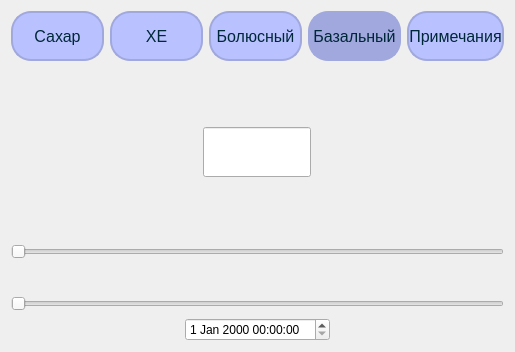
          <widget class="QWidget" name="tab_3">
           <attribute name="title">
            <string>Базальный</string>
           </attribute>
           <layout class="QHBoxLayout" name="horizontalLayout_19">
            <item>
             <layout class="QHBoxLayout" name="horizontalLayout_3">
              <item>
               <layout class="QVBoxLayout" name="verticalLayout_20">
                <item>
                 <layout class="QHBoxLayout" name="horizontalLayout_10">
                  <item>
                   <widget class="QPushButton" name="ButtonSugar_Bazal">
                    <property name="enabled">
                     <bool>true</bool>
                    </property>
                    <property name="sizePolicy">
                     <sizepolicy hsizetype="Fixed" vsizetype="Fixed">
                      <horstretch>0</horstretch>
                      <verstretch>0</verstretch>
                     </sizepolicy>
                    </property>
                    <property name="minimumSize">
                     <size>
                      <width>93</width>
                      <height>50</height>
                     </size>
                    </property>
                    <property name="styleSheet">
                     <string notr="true">QPushButton{font-family: 'Roboto medium';
font-size: 16px;
color: rgb(0, 39, 57);
background-color: rgb(185, 194, 255);
	border-color: rgb(160, 168, 221);
border: 2px solid rgb(160, 168, 221) ;
border-radius: 20px;}
QPushButton:pressed {
	background-color: rgb(160, 168, 221);
}</string>
                    </property>
                    <property name="text">
                     <string>Сахар</string>
                    </property>
                   </widget>
                  </item>
                  <item>
                   <widget class="QPushButton" name="ButtonHE_Bazal">
                    <property name="sizePolicy">
                     <sizepolicy hsizetype="Fixed" vsizetype="Fixed">
                      <horstretch>0</horstretch>
                      <verstretch>0</verstretch>
                     </sizepolicy>
                    </property>
                    <property name="minimumSize">
                     <size>
                      <width>93</width>
                      <height>50</height>
                     </size>
                    </property>
                    <property name="styleSheet">
                     <string notr="true">QPushButton{font-family: 'Roboto medium';
font-size: 16px;
color: rgb(0, 39, 57);
background-color: rgb(185, 194, 255);
	border-color: rgb(160, 168, 221);
border: 2px solid rgb(160, 168, 221) ;
border-radius: 20px;}
QPushButton:pressed {
	background-color: rgb(160, 168, 221);
}</string>
                    </property>
                    <property name="text">
                     <string>ХЕ</string>
                    </property>
                   </widget>
                  </item>
                  <item>
                   <widget class="QPushButton" name="ButtonBolus_Bazal">
                    <property name="sizePolicy">
                     <sizepolicy hsizetype="Fixed" vsizetype="Fixed">
                      <horstretch>0</horstretch>
                      <verstretch>0</verstretch>
                     </sizepolicy>
                    </property>
                    <property name="minimumSize">
                     <size>
                      <width>93</width>
                      <height>50</height>
                     </size>
                    </property>
                    <property name="styleSheet">
                     <string notr="true">QPushButton{font-family: 'Roboto medium';
font-size: 16px;
color: rgb(0, 39, 57);
background-color: rgb(185, 194, 255);
	border-color: rgb(160, 168, 221);
border: 2px solid rgb(160, 168, 221) ;
border-radius: 20px;}
QPushButton:pressed {
	background-color: rgb(160, 168, 221);
}</string>
                    </property>
                    <property name="text">
                     <string>Болюсный</string>
                    </property>
                   </widget>
                  </item>
                  <item>
                   <widget class="QPushButton" name="ButtonBazal_Bazal">
                    <property name="sizePolicy">
                     <sizepolicy hsizetype="Fixed" vsizetype="Fixed">
                      <horstretch>0</horstretch>
                      <verstretch>0</verstretch>
                     </sizepolicy>
                    </property>
                    <property name="minimumSize">
                     <size>
                      <width>93</width>
                      <height>50</height>
                     </size>
                    </property>
                    <property name="styleSheet">
                     <string notr="true">QPushButton{font-family: 'Roboto medium';
font-size: 16px;
color: rgb(0, 39, 57);
background-color: rgb(160, 168, 221);
	border-color: rgb(160, 168, 221);
border: 2px solid rgb(160, 168, 221) ;
border-radius: 20px;}
QPushButton:pressed {
	background-color: rgb(160, 168, 221);
}</string>
                    </property>
                    <property name="text">
                     <string>Базальный</string>
                    </property>
                   </widget>
                  </item>
                  <item>
                   <widget class="QPushButton" name="ButtonNotes_Bazal">
                    <property name="sizePolicy">
                     <sizepolicy hsizetype="Fixed" vsizetype="Fixed">
                      <horstretch>0</horstretch>
                      <verstretch>0</verstretch>
                     </sizepolicy>
                    </property>
                    <property name="minimumSize">
                     <size>
                      <width>93</width>
                      <height>50</height>
                     </size>
                    </property>
                    <property name="styleSheet">
                     <string notr="true">QPushButton{font-family: 'Roboto medium';
font-size: 16px;
color: rgb(0, 39, 57);
background-color: rgb(185, 194, 255);
	border-color: rgb(160, 168, 221);
border: 2px solid rgb(160, 168, 221) ;
border-radius: 20px;}
QPushButton:pressed {
	background-color: rgb(160, 168, 221);
}</string>
                    </property>
                    <property name="text">
                     <string>Примечания</string>
                    </property>
                   </widget>
                  </item>
                 </layout>
                </item>
                <item>
                 <spacer name="verticalSpacer_15">
                  <property name="orientation">
                   <enum>Qt::Vertical</enum>
                  </property>
                  <property name="sizeType">
                   <enum>QSizePolicy::Fixed</enum>
                  </property>
                  <property name="sizeHint" stdset="0">
                   <size>
                    <width>20</width>
                    <height>60</height>
                   </size>
                  </property>
                 </spacer>
                </item>
                <item>
                 <layout class="QVBoxLayout" name="verticalLayout_21">
                  <property name="spacing">
                   <number>7</number>
                  </property>
                  <item alignment="Qt::AlignHCenter">
                   <widget class="QLineEdit" name="lineEdit_10">
                    <property name="sizePolicy">
                     <sizepolicy hsizetype="Fixed" vsizetype="Fixed">
                      <horstretch>0</horstretch>
                      <verstretch>0</verstretch>
                     </sizepolicy>
                    </property>
                    <property name="minimumSize">
                     <size>
                      <width>100</width>
                      <height>50</height>
                     </size>
                    </property>
                    <property name="text">
                     <string/>
                    </property>
                   </widget>
                  </item>
                  <item>
                   <spacer name="verticalSpacer_16">
                    <property name="orientation">
                     <enum>Qt::Vertical</enum>
                    </property>
                    <property name="sizeType">
                     <enum>QSizePolicy::Fixed</enum>
                    </property>
                    <property name="sizeHint" stdset="0">
                     <size>
                      <width>20</width>
                      <height>60</height>
                     </size>
                    </property>
                   </spacer>
                  </item>
                  <item>
                   <widget class="QSlider" name="horizontalSlider_19">
                    <property name="styleSheet">
                     <string notr="true">image: url(:/new/prefix1/resourses/images/0AB93DB0-B961-4EA3-9FDA-E0FB72846433-removebg-preview.png);</string>
                    </property>
                    <property name="orientation">
                     <enum>Qt::Horizontal</enum>
                    </property>
                   </widget>
                  </item>
                  <item>
                   <spacer name="verticalSpacer_17">
                    <property name="orientation">
                     <enum>Qt::Vertical</enum>
                    </property>
                    <property name="sizeType">
                     <enum>QSizePolicy::Fixed</enum>
                    </property>
                    <property name="sizeHint" stdset="0">
                     <size>
                      <width>20</width>
                      <height>30</height>
                     </size>
                    </property>
                   </spacer>
                  </item>
                  <item>
                   <widget class="QSlider" name="horizontalSlider_20">
                    <property name="styleSheet">
                     <string notr="true">image: url(:/new/prefix1/resourses/2.png);</string>
                    </property>
                    <property name="orientation">
                     <enum>Qt::Horizontal</enum>
                    </property>
                   </widget>
                  </item>
                  <item alignment="Qt::AlignHCenter|Qt::AlignVCenter">
                   <widget class="QDateTimeEdit" name="dateTimeEdit_10">
                    <property name="sizePolicy">
                     <sizepolicy hsizetype="Fixed" vsizetype="Fixed">
                      <horstretch>0</horstretch>
                      <verstretch>0</verstretch>
                     </sizepolicy>
                    </property>
                    <property name="baseSize">
                     <size>
                      <width>140</width>
                      <height>40</height>
                     </size>
                    </property>
                    <property name="layoutDirection">
                     <enum>Qt::LeftToRight</enum>
                    </property>
                    <property name="calendarPopup">
                     <bool>false</bool>
                    </property>
                    <property name="timeSpec">
                     <enum>Qt::LocalTime</enum>
                    </property>
                   </widget>
                  </item>
                 </layout>
                </item>
               </layout>
              </item>
             </layout>
            </item>
           </layout>
          </widget>
